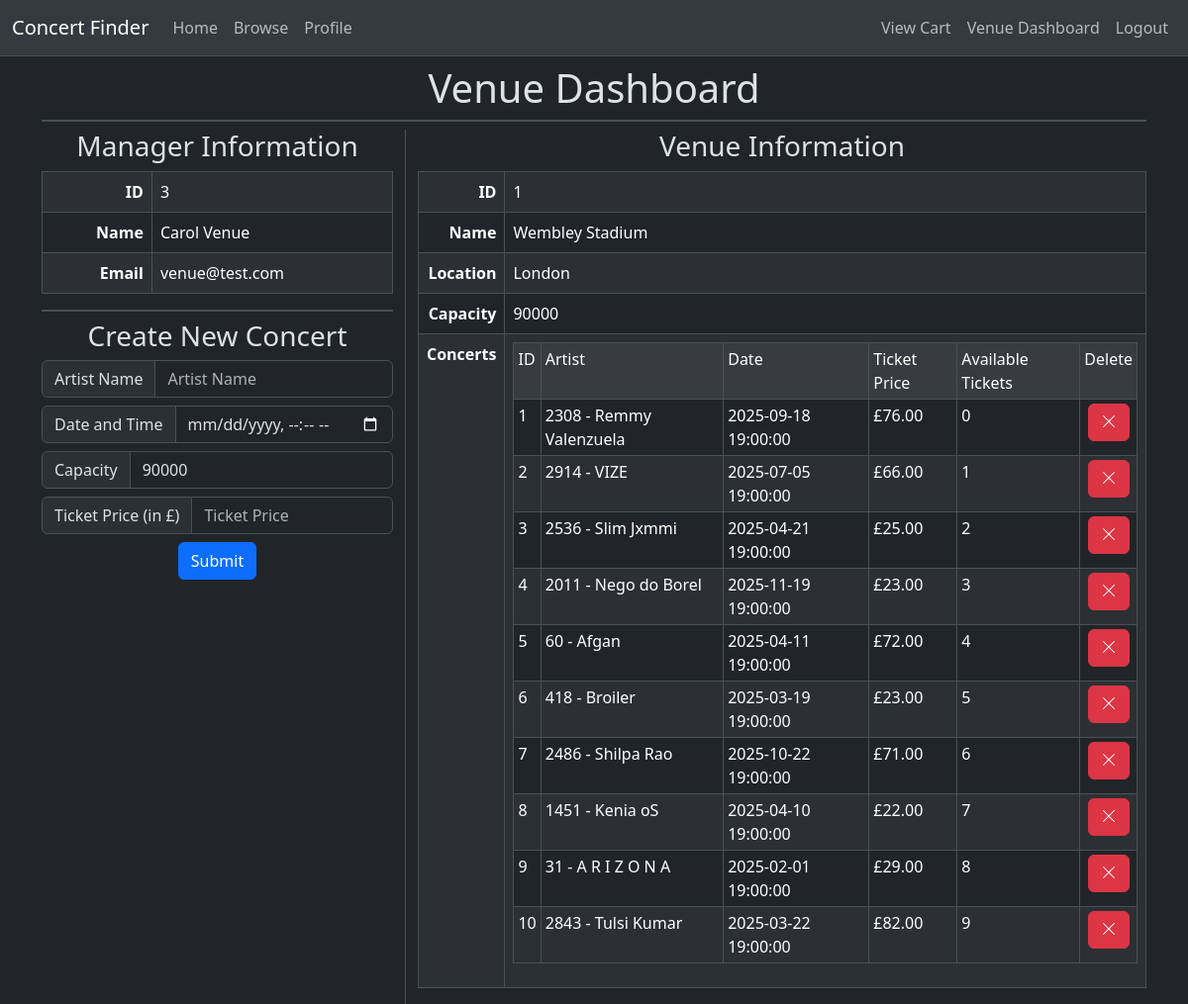
/venue (signed in), run on an earlier commit of the app's database.
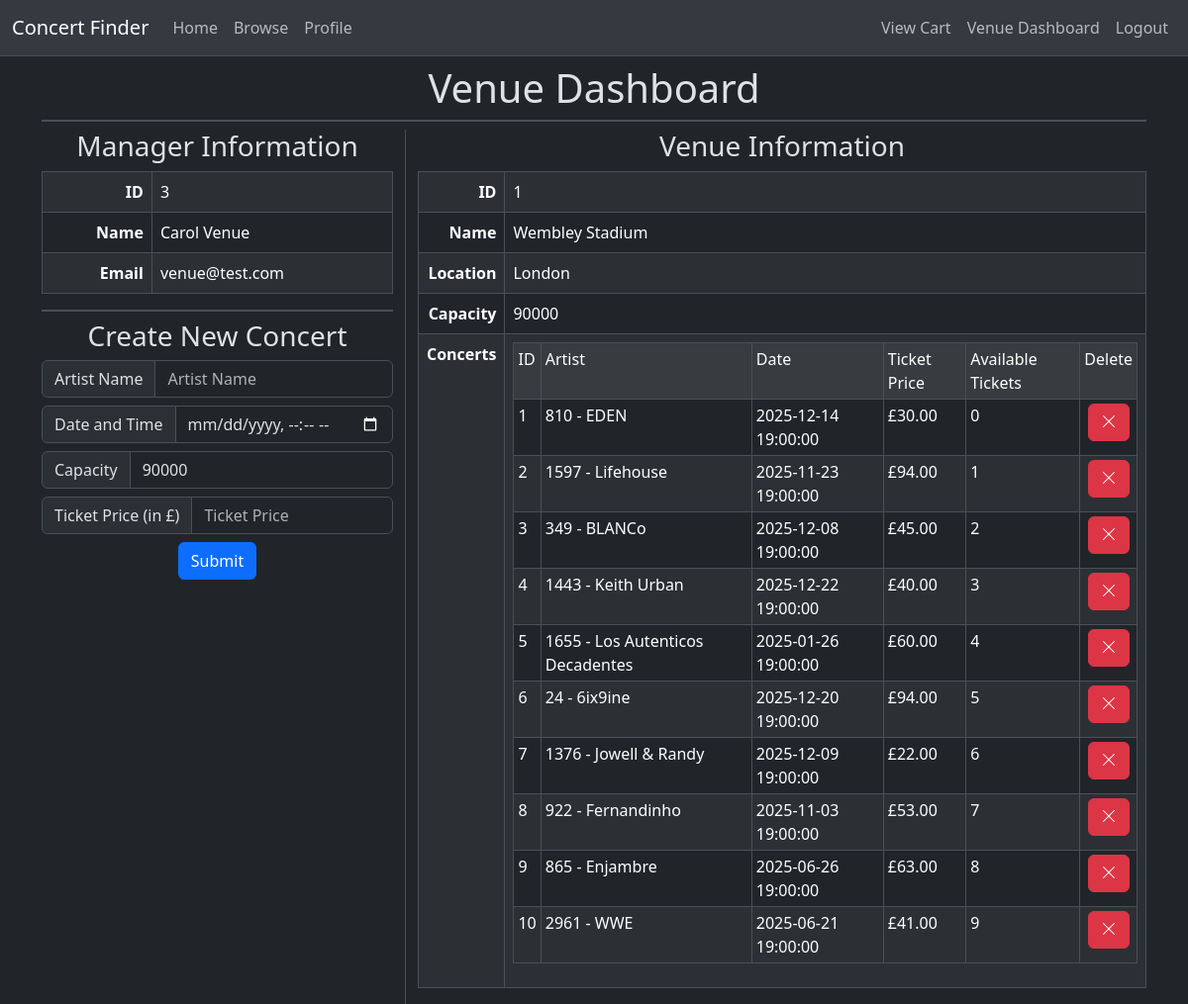
And on a later commit of the database.
### website/models.py (models this page shows, shortened)
class User(db.Model, UserMixin):
    __tablename__ = "users"
    id = db.Column(db.Integer, primary_key=True)
    firstname = db.Column(db.String(100), nullable=False)
    lastname = db.Column(db.String(100), nullable=False)
    email = db.Column(db.String(100), nullable=False, unique=True)
    password = db.Column(db.String(300), nullable=False)
    role = db.Column(db.String(100), nullable=False, default="user")
    venueId = db.Column(db.Integer, db.ForeignKey("venues.id"), default=None)
    registered_on = db.Column(db.DateTime, nullable=False)
    last_logged_in = db.Column(db.DateTime, nullable=True)
    current_logged_in = db.Column(db.DateTime, nullable=True)

class Venue(db.Model):
    __tablename__ = "venues"
    id = db.Column(db.Integer, primary_key=True)
    name = db.Column(db.String(100), nullable=False)
    location = db.Column(db.String(100), nullable=False)
    capacity = db.Column(db.Integer, nullable=False)

class Concert(db.Model):
    __tablename__ = "concerts"
    id = db.Column(db.Integer, primary_key=True)
    artistId = db.Column(db.Integer, db.ForeignKey(Artist.id))
    artistName = db.Column(db.String(100), nullable=False)
    venueId = db.Column(db.Integer, db.ForeignKey(Venue.id))
    venueName = db.Column(db.String(100), nullable=False)
    venueLocation = db.Column(db.String(100), nullable=False)
    date = db.Column(db.DateTime, nullable=True)
    ticketPrice = db.Column(db.Float, nullable=False)
    availableTickets = db.Column(db.Integer, nullable=False)

### website/venue/views.py (the view)
@venue_blueprint.route("/venue")
@login_required
@requires_roles("venue")
def venue():
    user = User.query.filter_by(id=current_user.id).first()
    venue = Venue.query.filter_by(id=current_user.venueId).first()
    concerts = Concert.query.filter_by(venueId=current_user.venueId)
    return render_template(
        "venue.html",
        user=user,
        venue=venue,
        concerts=concerts,
        createConcertForm=CreateConcertForm(),
        createVenueForm=CreateVenueForm(),
    )

### website/venue/forms.py
class CreateConcertForm(FlaskForm):
    artistName = StringField(
        validators=[
            InputRequired(),
            Length(1, 30, "Artist name must be between 1 and 30 characters in length."),
        ]
    )
    date = StringField(validators=[InputRequired()])
    capacity = IntegerField(validators=[InputRequired()])
    ticketPrice = IntegerField(validators=[InputRequired()])
    submit = SubmitField(validators=[InputRequired()])

class CreateVenueForm(FlaskForm):
    name = StringField(
        validators=[
            InputRequired(),
            Length(1, 30, "Name must be between 1 and 30 characters in length."),
        ]
    )
    location = StringField(
        validators=[
            InputRequired(),
            Length(1, 30, "Location must be between 1 and 30 characters in length."),
        ]
    )
    capacity = IntegerField(validators=[InputRequired()])
    submit = SubmitField(validators=[InputRequired()])

### main.py (called while the page is built)
def requires_roles(*roles):
    def wrapper(f):
        @wraps(f)
        def wrapped(*args, **kwargs):
            if current_user.role not in roles:
                return abort(403, "Forbidden")
            return f(*args, **kwargs)
        return wrapped
    return wrapper

    @login_manager.user_loader
    def load_user(id):
        return User.query.get(int(id))

### website/templates/venue.html (shortened to what this page needs)
{% extends 'base.html' %}
{% block content %}
  <div class="container text-center">
    <h1 class="mt-2">Venue Dashboard</h1>
    <div class="border mb-2"></div>
    <div class="row">
      <div class="col-4 text-center border-end">
        <h3>Manager Information</h3>
        <table class="table table-striped table-hover table-bordered">
          <tr>
            <th class="text-end">ID</th>
            <td class="text-start">{{ current_user.id }}</td>
          </tr>
          <tr>
            <th class="text-end">Name</th>
            <td class="text-start">{{ current_user.firstname + ' ' + current_user.lastname }}</td>
          </tr>
          <tr>
            <th class="text-end">Email</th>
            <td class="text-start">{{ current_user.email }}</td>
          </tr>
        </table>
        {% if venue %}
          <div class="border mt-2 mb-2"></div>
          <div>
            <h3>Create New Concert</h3>
            <form method="POST" action="/venue/create_concert">
              <div class="mb-2 text-start input-group">
                <span class="input-group-text">Artist Name</span>
                {{ createConcertForm.artistName(placeholder = 'Artist Name', class = 'form-control', required = 'required', type = 'text') }}
              </div>
              <div class="mb-2 text-start input-group">
                <span class="input-group-text">Date and Time</span>
                {{ createConcertForm.date(class = 'form-control', required = 'required', type = 'datetime-local') }}
              </div>
              <div class="mb-2 text-start input-group">
                <span class="input-group-text">Capacity</span>
                {{ createConcertForm.capacity(placeholder = 'Capacity', class = 'form-control', required = 'required', type = 'number', value = venue.capacity, min = '0') }}
              </div>
              <div class="mb-2 text-start input-group">
                <span class="input-group-text">Ticket Price (in £)</span>
                {{ createConcertForm.ticketPrice(placeholder = 'Ticket Price', class = 'form-control', required = 'required', type = 'number', min = '0') }}
              </div>
              <div class="mb-2">{{ createConcertForm.submit(type = 'submit', class = 'btn btn-primary center') }}</div>
            </form>
          </div>
        {% endif %}
      </div>
      <div class="col text-center">
        {% if venue %}
          <h3>Venue Information</h3>
          <table class="table table-striped table-hover table-bordered">
            <tr>
              <th class="text-end">ID</th>
              <td class="text-start">{{ venue.id }}</td>
            </tr>
            <tr>
              <th class="text-end">Name</th>
              <td class="text-start">{{ venue.name }}</td>
            </tr>
            <tr>
              <th class="text-end">Location</th>
              <td class="text-start">{{ venue.location }}</td>
            </tr>
            <tr>
              <th class="text-end">Capacity</th>
              <td class="text-start">{{ venue.capacity }}</td>
            </tr>
            <tr>
              <th>Concerts</th>
              <td>
                <table class="table table-striped table-hover text-start table-bordered table-sm">
                  <tr class="fw-medium table-active">
                    <td>ID</td>
                    <td>Artist</td>
                    <td>Date</td>
                    <td>Ticket Price</td>
                    <td>Available Tickets</td>
                    <td>Delete</td>
                  </tr>
                  {% for concert in concerts %}
                    <tr>
                      <td class="fw-medium">{{ concert.id }}</td>
                      <td>{{ concert.artistId }} - {{ concert.artistName }}</td>
                      <td>{{ concert.date }}</td>
                      <td>£{{ concert.ticketPrice }}0</td>
                      <td>{{ concert.availableTickets }}</td>
                      <td class="text-center">
                        <form method="POST" action="/venue/delete_concert">
                          <button name="delete_concert_button" class="btn btn-danger" value="{{ concert.id }}">
                            <svg xmlns="http://www.w3.org/2000/svg" width="16" height="16" fill="currentColor" class="bi bi-x-lg mb-1" viewBox="0 0 16 16">
                              <path d="M2.146 2.854a.5.5 0 1 1 .708-.708L8 7.293l5.146-5.147a.5.5 0 0 1 .708.708L8.707 8l5.147 5.146a.5.5 0 0 1-.708.708L8 8.707l-5.146 5.147a.5.5 0 0 1-.708-.708L7.293 8z" />
                            </svg>
                          </button>
                        </form>
                      </td>
                    </tr>
                  {% endfor %}
                </table>
              </td>
            </tr>
          </table>
        {% endif %}
      </div>
    </div>
  </div>
{% endblock %}

### website/templates/base.html (shortened to what this page needs)
<!DOCTYPE html>
<html data-bs-theme="dark">
  <head>
    <link href="https://cdn.jsdelivr.net/npm/bootstrap@5.3.3/dist/css/bootstrap.min.css" rel="stylesheet" />
  </head>
  <body>
    <nav class="navbar navbar-expand-lg bg-body-secondary border-bottom">
      <div class="container-fluid fw-medium">
        <a class="navbar-brand" href="{{ url_for('index') }}">Concert Finder</a>
        <div class="collapse navbar-collapse" id="navbarNav">
          <ul class="navbar-nav">
            <li class="nav-item">
              <a href="{{ url_for('index') }}" class="nav-link">Home</a>
            </li>
            <li class="nav-item">
              <a href="{{ url_for('shop.browse') }}" class="nav-link">Browse</a>
            </li>
            {% if current_user.is_authenticated %}
              <li class="nav-item">
                <a href="{{ url_for('users.profile') }}" class="nav-link">Profile</a>
              </li>
            {% endif %}
          </ul>
          <ul class="navbar-nav ms-auto flex-nowrap">
            {% if current_user.is_authenticated %}
              <li class="nav-item">
                <a href="{{ url_for('shop.cart') }}" class="nav-link">View Cart</a>
              </li>
            {% endif %}
            {% if current_user.is_authenticated and current_user.role == 'venue' %}
              <li class="nav-item">
                <a href="{{ url_for('venue.venue') }}" class="nav-link">Venue Dashboard</a>
              </li>
            {% endif %}
            {% if current_user.is_authenticated %}
              <li class="nav-item">
                <a href="{{ url_for('users.logout') }}" class="nav-link">Logout</a>
              </li>
            {% endif %}
          </ul>
        </div>
      </div>
    </nav>
    <div>
      <div>
        {% block content %}
        {% endblock %}
      </div>
    </div>
  </body>
</html>

What changed in the data, as far as the page shows it:
changed Concert id 1: artistId "2308" → "810"; artistName "Remmy Valenzuela" → "EDEN"; date "2025-09-18 19:00:00" → "2025-12-14 19:00:00"; ticketPrice "76.0" → "30.0"
changed Concert id 2: artistId "2914" → "1597"; artistName "VIZE" → "Lifehouse"; date "2025-07-05 19:00:00" → "2025-11-23 19:00:00"; ticketPrice "66.0" → "94.0"
changed Concert id 3: artistId "2536" → "349"; artistName "Slim Jxmmi" → "BLANCo"; date "2025-04-21 19:00:00" → "2025-12-08 19:00:00"; ticketPrice "25.0" → "45.0"
changed Concert id 4: artistId "2011" → "1443"; artistName "Nego do Borel" → "Keith Urban"; date "2025-11-19 19:00:00" → "2025-12-22 19:00:00"; ticketPrice "23.0" → "40.0"
changed Concert id 5: artistId "60" → "1655"; artistName "Afgan" → "Los Autenticos Decadentes"; date "2025-04-11 19:00:00" → "2025-01-26 19:00:00"; ticketPrice "72.0" → "60.0"
changed Concert id 6: artistId "418" → "24"; artistName "Broiler" → "6ix9ine"; date "2025-03-19 19:00:00" → "2025-12-20 19:00:00"; ticketPrice "23.0" → "94.0"
changed Concert id 7: artistId "2486" → "1376"; artistName "Shilpa Rao" → "Jowell & Randy"; date "2025-10-22 19:00:00" → "2025-12-09 19:00:00"; ticketPrice "71.0" → "22.0"
changed Concert id 8: artistId "1451" → "922"; artistName "Kenia oS" → "Fernandinho"; date "2025-04-10 19:00:00" → "2025-11-03 19:00:00"; ticketPrice "22.0" → "53.0"
changed Concert id 9: artistId "31" → "865"; artistName "A R I Z O N A" → "Enjambre"; date "2025-02-01 19:00:00" → "2025-06-26 19:00:00"; ticketPrice "29.0" → "63.0"
changed Concert id 10: artistId "2843" → "2961"; artistName "Tulsi Kumar" → "WWE"; date "2025-03-22 19:00:00" → "2025-06-21 19:00:00"; ticketPrice "82.0" → "41.0"
